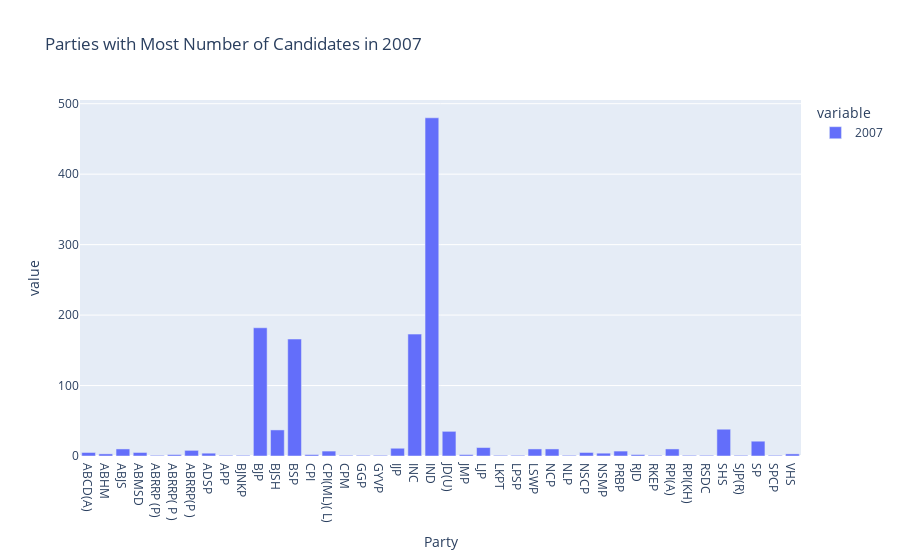
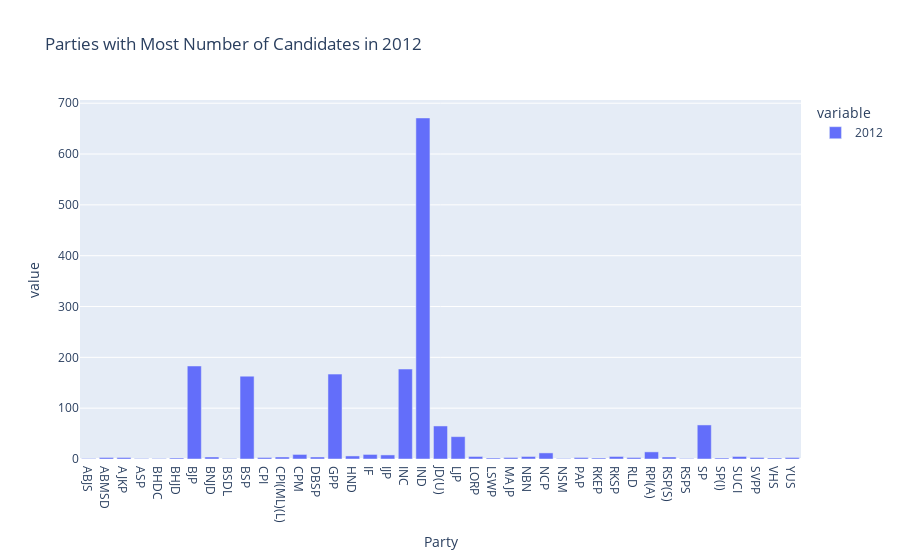
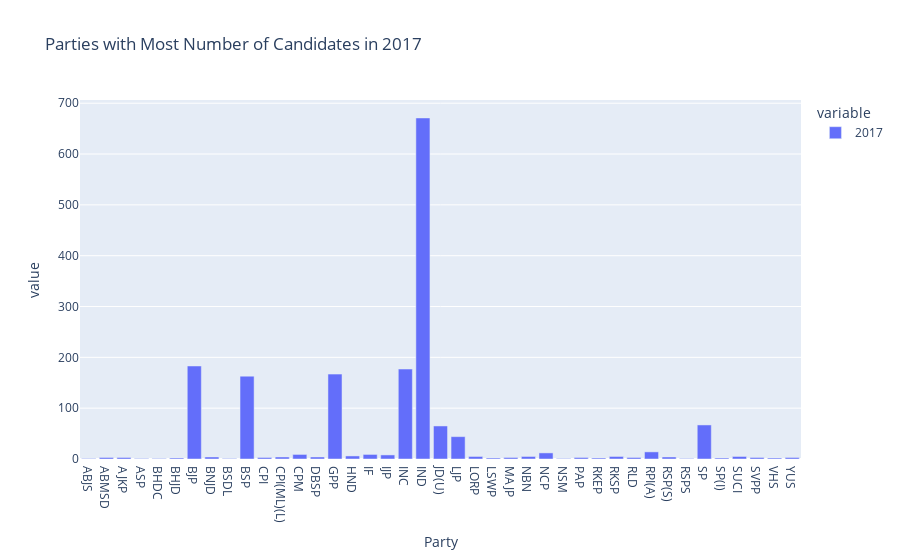

Notebook code cell kept with these figures, in order:
### Code cell
fig = px.bar(df_party_cnt_2007, title="Parties with Most Number of Candidates in 2007")
fig.update_layout()
fig1 = px.bar(df_party_cnt_2012, title="Parties with Most Number of Candidates in 2012")
fig1.update_layout()
fig2 = px.bar(df_party_cnt_2017, title="Parties with Most Number of Candidates in 2017")
fig2.update_layout()
fig.show()
fig1.show()
fig2.show()

### Figure 1 — Plotly figure (JSON) as saved in the notebook; plotly's stock layout.template omitted (floating-point values rounded to 4 significant figures)
{"data": [{"alignmentgroup": "True", "hovertemplate": "variable=2007<br>Party=%{x}<br>value=%{y}<extra></extra>", "legendgroup": "2007", "marker": {"color": "#636efa", "pattern": {"shape": ""}}, "name": "2007", "offsetgroup": "2007", "orientation": "v", "showlegend": true, "textposition": "auto", "type": "bar", "x": ["ABCD(A)", "ABHM", "ABJS", "ABMSD", "ABRRP (P)", "ABRRP( P )", "ABRRP(P )", "ADSP", "APP", "BJNKP", "BJP", "BJSH", "BSP", "CPI", "CPI(ML)( L)", "CPM", "GGP", "GYVP", "IJP", "INC", "IND", "JD(U)", "JMP", "LJP", "LKPT", "LPSP", "LSWP", "NCP", "NLP", "NSCP", "NSMP", "PRBP", "RJD", "RKEP", "RPI(A)", "RPI(KH)", "RSDC", "SHS", "SJP(R)", "SP", "SPCP", "VHS"], "xaxis": "x", "y": [5, 3, 10, 5, 1, 2, 8, 4, 1, 1, 182, 37, 166, 2, 7, 1, 1, 1, 11, 173, 480, 35, 2, 12, 1, 1, 10, 10, 1, 5, 4, 7, 2, 1, 10, 1, 1, 38, 1, 21, 1, 3], "yaxis": "y"}], "layout": {"autosize": true, "barmode": "relative", "legend": {"title": {"text": "variable"}, "tracegroupgap": 0}, "title": {"text": "Parties with Most Number of Candidates in 2007"}, "xaxis": {"anchor": "y", "autorange": true, "domain": [0, 1], "range": [-0.5, 41.5], "title": {"text": "Party"}, "type": "category"}, "yaxis": {"anchor": "x", "autorange": true, "domain": [0, 1], "range": [0, 505.3], "title": {"text": "value"}, "type": "linear"}}}

### Figure 2 — Plotly figure (JSON) as saved in the notebook; plotly's stock layout.template omitted (floating-point values rounded to 4 significant figures)
{"data": [{"alignmentgroup": "True", "hovertemplate": "variable=2012<br>Party=%{x}<br>value=%{y}<extra></extra>", "legendgroup": "2012", "marker": {"color": "#636efa", "pattern": {"shape": ""}}, "name": "2012", "offsetgroup": "2012", "orientation": "v", "showlegend": true, "textposition": "auto", "type": "bar", "x": ["ABJS", "ABMSD", "AJKP", "ASP", "BHDC", "BHJD", "BJP", "BNJD", "BSDL", "BSP", "CPI", "CPI(ML)(L)", "CPM", "DBSP", "GPP", "HND", "IF", "IJP", "INC", "IND", "JD(U)", "LJP", "LORP", "LSWP", "MAJP", "NBN", "NCP", "NSM", "PAP", "RKEP", "RKSP", "RLD", "RPI(A)", "RSP(S)", "RSPS", "SP", "SP(I)", "SUCI", "SVPP", "VHS", "YUS"], "xaxis": "x", "y": [1, 3, 3, 1, 1, 2, 183, 4, 1, 163, 3, 4, 9, 4, 167, 6, 9, 8, 177, 671, 65, 44, 5, 2, 3, 5, 12, 1, 3, 2, 5, 3, 14, 4, 1, 67, 2, 5, 3, 2, 3], "yaxis": "y"}], "layout": {"autosize": true, "barmode": "relative", "legend": {"title": {"text": "variable"}, "tracegroupgap": 0}, "title": {"text": "Parties with Most Number of Candidates in 2012"}, "xaxis": {"anchor": "y", "autorange": true, "domain": [0, 1], "range": [-0.5, 40.5], "title": {"text": "Party"}, "type": "category"}, "yaxis": {"anchor": "x", "autorange": true, "domain": [0, 1], "range": [0, 706.3], "title": {"text": "value"}, "type": "linear"}}}

### Figure 3 — Plotly figure (JSON) as saved in the notebook; plotly's stock layout.template omitted (floating-point values rounded to 4 significant figures)
{"data": [{"alignmentgroup": "True", "hovertemplate": "variable=2017<br>Party=%{x}<br>value=%{y}<extra></extra>", "legendgroup": "2017", "marker": {"color": "#636efa", "pattern": {"shape": ""}}, "name": "2017", "offsetgroup": "2017", "orientation": "v", "showlegend": true, "textposition": "auto", "type": "bar", "x": ["ABJS", "ABMSD", "AJKP", "ASP", "BHDC", "BHJD", "BJP", "BNJD", "BSDL", "BSP", "CPI", "CPI(ML)(L)", "CPM", "DBSP", "GPP", "HND", "IF", "IJP", "INC", "IND", "JD(U)", "LJP", "LORP", "LSWP", "MAJP", "NBN", "NCP", "NSM", "PAP", "RKEP", "RKSP", "RLD", "RPI(A)", "RSP(S)", "RSPS", "SP", "SP(I)", "SUCI", "SVPP", "VHS", "YUS"], "xaxis": "x", "y": [1, 3, 3, 1, 1, 2, 183, 4, 1, 163, 3, 4, 9, 4, 167, 6, 9, 8, 177, 671, 65, 44, 5, 2, 3, 5, 12, 1, 3, 2, 5, 3, 14, 4, 1, 67, 2, 5, 3, 2, 3], "yaxis": "y"}], "layout": {"autosize": true, "barmode": "relative", "legend": {"title": {"text": "variable"}, "tracegroupgap": 0}, "title": {"text": "Parties with Most Number of Candidates in 2017"}, "xaxis": {"anchor": "y", "autorange": true, "domain": [0, 1], "range": [-0.5, 40.5], "title": {"text": "Party"}, "type": "category"}, "yaxis": {"anchor": "x", "autorange": true, "domain": [0, 1], "range": [0, 706.3], "title": {"text": "value"}, "type": "linear"}}}
